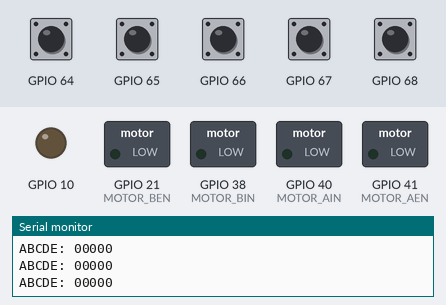
This sketch was run on a simulated ESP32-S3. On the bench: switched loads named in the sketch (green lamp = pin HIGH), output pins drawn as LEDs (lit = HIGH), the last lines printed to the serial monitor. The inputs (shaded band) are chosen by the test bench; at power-on: GPIO 64–68 HIGH.

Above: at 1.2 s.
1.3 s: GPIO 64 pulled LOW for 0.15 s
At 2.5 s:
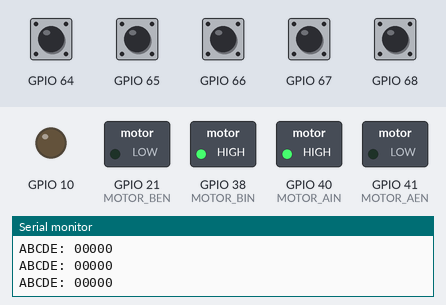
2.9 s: GPIO 67 pulled LOW for 0.15 s
At 4.1 s:
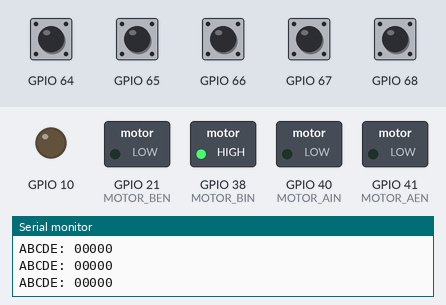
4.5 s: GPIO 68 pulled LOW for 0.15 s
At 5.0 s:
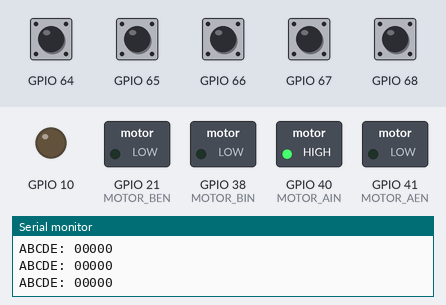
6.1 s: GPIO 64 pulled LOW for 1 s
At 6.4 s:
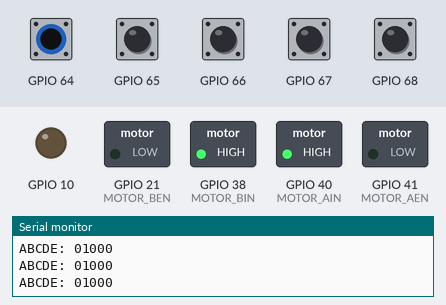
8.6 s: GPIO 67 pulled LOW for 1 s
At 9.4 s:
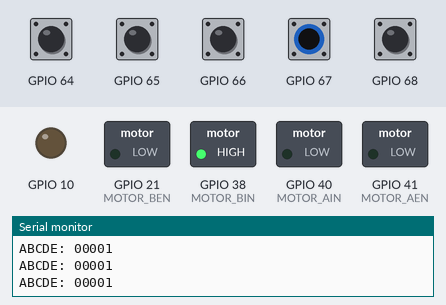
Timing chart, 0 to 11.6 s (numbered marks = the images above; inputs shaded):
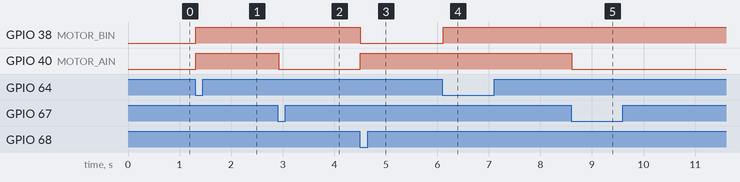

The sketch:

9_Line_Finding_Car.ino
```cpp
#include <Wire.h>
#include <PCF8574.h>

// Initialize the I2C expansion board, address is typically 0x20
PCF8574 pcf8574(0x20);

// ==================== Line Tracking Sensor Pin Definitions ====================
// Note: The sensor outputs a low level (0) when detecting a black line, and a high level (1) when detecting a white line
#define OUTA P4  // Probe A (far left)
#define OUTB P0  // Probe B (left)
#define OUTC P1  // Probe C (middle)
#define OUTD P2  // Probe D (right)
#define OUTE P3  // Probe E (far right)

// ==================== Motor Pin Definitions ====================
#define MOTOR_AIN 40  // Channel A direction control (left wheel)
#define MOTOR_AEN 41  // Channel A PWM control (left wheel)
#define MOTOR_BIN 38  // Channel B direction control (right wheel)
#define MOTOR_BEN 21  // Channel B PWM control (right wheel)

// ==================== Speed Parameter Definitions ====================
#define BASE_SPEED 220  // Base driving speed
#define TURN_SPEED 220  // Speed when turning

// ===================================================

// Set PWM speeds for left and right motors (0-255)
void setMotor(int leftSpeed, int rightSpeed) {
  ledcWrite(MOTOR_AEN, leftSpeed);  // Write PWM value for left wheel
  ledcWrite(MOTOR_BEN, rightSpeed); // Write PWM value for right wheel
}

// Move Forward
void forward(int leftSpeed, int rightSpeed) {
  digitalWrite(MOTOR_AIN, HIGH); // Left wheel forward
  digitalWrite(MOTOR_BIN, HIGH); // Right wheel forward
  setMotor(leftSpeed, rightSpeed);
}

// Turn Left (Left wheel stops, right wheel moves forward)
void left(int leftSpeed, int rightSpeed) {
  digitalWrite(MOTOR_AIN, LOW);  // Left wheel stops
  digitalWrite(MOTOR_BIN, HIGH); // Right wheel forward
  setMotor(leftSpeed, rightSpeed);
}

// Turn Right (Left wheel moves forward, right wheel stops)
void right(int leftSpeed, int rightSpeed) {
  digitalWrite(MOTOR_AIN, HIGH); // Left wheel forward
  digitalWrite(MOTOR_BIN, LOW);  // Right wheel stops
  setMotor(leftSpeed, rightSpeed);
}

// Stop motors
void stopMotor() {
  setMotor(0, 0); // Set speed to 0
}

void setup() {
  // Initialize serial communication, set baud rate to 115200
  Serial.begin(115200);

  // Set motor control pins as output mode
  pinMode(MOTOR_AIN, OUTPUT);
  pinMode(MOTOR_BIN, OUTPUT);
  pinMode(MOTOR_AEN, OUTPUT);
  pinMode(MOTOR_BEN, OUTPUT);

  // Set onboard LED pin as output (optional)
  pinMode(10, OUTPUT);

  // Initialize I2C expansion board
  pcf8574.begin();

  // Set line tracking sensor pins as input mode
  pcf8574.pinMode(OUTA, INPUT);
  pcf8574.pinMode(OUTB, INPUT);
  pcf8574.pinMode(OUTC, INPUT);
  pcf8574.pinMode(OUTD, INPUT);
  pcf8574.pinMode(OUTE, INPUT);

  // Stop motors in initial state
  stopMotor();

  Serial.println("Line Tracking Start");
}

void loop() {
  // Read sensor states and invert them
  // Because the sensor outputs 0 when detecting a black line, inverting makes 1 represent a black line and 0 represent a white line, which is more intuitive
  int A = !pcf8574.digitalRead(OUTA);
  int B = !pcf8574.digitalRead(OUTB);
  int C = !pcf8574.digitalRead(OUTC);
  int D = !pcf8574.digitalRead(OUTD);
  int E = !pcf8574.digitalRead(OUTE);

  // Print sensor states to the Serial Monitor
  Serial.print("ABCDE: ");
  Serial.print(A);
  Serial.print(B);
  Serial.print(C);
  Serial.print(D);
  Serial.println(E);

  // Generate a 5-bit status code, packing the states of the 5 sensors into a single byte
  uint8_t state = 0;
  state |= (A << 4); // Shift A to the highest bit
  state |= (B << 3);
  state |= (C << 2);
  state |= (D << 1);
  state |= (E << 0); // Shift E to the lowest bit

  // Execute corresponding actions based on the status code
  switch (state) {
    case 0b01110: // Middle 3 sensors detect the black line, drive straight normally
      forward(BASE_SPEED, BASE_SPEED);
      break;

    case 0b11100: // Left sensors detect the black line, meaning the car is drifting left and needs to turn right
    case 0b11000:
    case 0b10000:
      right(BASE_SPEED, TURN_SPEED);
      break;

    case 0b00111: // Right sensors detect the black line, meaning the car is drifting right and needs to turn left
    case 0b00011:
    case 0b00001:
      left(BASE_SPEED, TURN_SPEED);
      break;

    case 0b00000: // All sensors fail to detect the black line, meaning the car has strayed off the track, stop
      stopMotor();
      break;

    default: // Other complex states, drive straight at low speed to attempt correction
      forward(150, 150);
      break;
  }

  // Delay 20 milliseconds to control the loop frequency and prevent oscillation caused by overly rapid reactions
  delay(20);
}
```

Measured:
- after the input at 1.3 s, GPIO 38 (MOTOR_BIN), GPIO 40 (MOTOR_AIN): LOW → HIGH at once
- after the input at 2.9 s, GPIO 40 (MOTOR_AIN): HIGH → LOW at once
- after the input at 4.5 s, GPIO 38 (MOTOR_BIN): HIGH → LOW at once; GPIO 40 (MOTOR_AIN): LOW → HIGH at once
- after the input at 6.1 s, GPIO 38 (MOTOR_BIN): LOW → HIGH at once
- after the input at 8.6 s, GPIO 40 (MOTOR_AIN): HIGH → LOW at once
